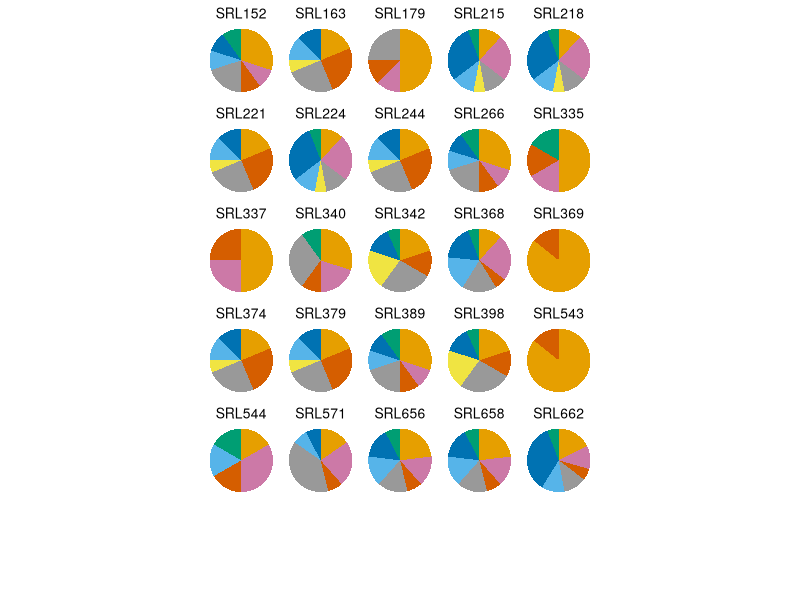

Write R code to recreate this figure.
######################################################################################################
# script name: antismash_bgcs_pie_charts.R
# developed by: Nikolaos P. Arapitsas
# framework: SarrisLab
######################################################################################################
# GOAL:
# Aim of this script is to create pie charts plotting the types of BGCs per isolate 
######################################################################################################
# usage:./antismash_bgcs_pie_charts.R
# complete path: /home/nik_arapitsas/Documents/Bacillus_project/scripts/antismash_bgcs_pie_charts.R
######################################################################################################

# Load the necessary libraries 
library(readr)
library(tidyverse)
install.packages("patchwork")
library(patchwork)
library(cowplot)

# Read the CSV file that contains the Isolate ID, BGC type, BGC count and Similarity Confidence without the species name 
bgcs_perisolate <- read_csv("bgc_similarity_with_species.csv")

# Define custom colors

bgc_group_colors <- c(
  "NRPS" = "#0072B2",
  "terpene" = "#E69F00",
  "PKS" = "#D55E00",
  "NI-siderophore" = "#009E73",
  "NRPS-PKS hybrids" = "#F0E442",
  "RiPPs" = "#CC79A7",
  "NRPS-other hybrids" = "#56B4E9",
  "others" = "#999999"
)

# Express every BGC group number as a percent of the total BGCs for every isolate
bgcs_percent <- bgcs_perisolate %>%
  mutate(Category = case_when(
    BGC_Type %in% c("NRPS", "NRPS-like") ~ "NRPS",
        BGC_Type %in% c("terpene", "terpene-precursor") ~ "terpene",
        BGC_Type %in% c("T3PKS", "transAT-PKS", "PKS-like", "HR-T2PKS") ~ "PKS",
        BGC_Type == "NI-siderophore" ~ "NI-siderophore",
        grepl("NRPS.*PKS|PKS.*NRPS", BGC_Type) ~ "NRPS-PKS hybrids",
        BGC_Type %in% c("RiPP-like", "azole-containing-RiPP") ~ "RiPPs",
        BGC_Type %in% c("NRP-metallophore.NRPS.RiPP-like.terpene-precursor",
                    "NRP-metallophore.NRPS", 
                    "NRPS.RRE-containing",
                    "NRPS.terpene",
                    "NRPS.betalactone",
                    "CDPS.NRPS") ~ "NRPS-other hybrids",
        TRUE ~ "others"
  )) %>%
  group_by(IsolateID, Category) %>%
  summarise(Count = n(), .groups = "drop") %>%
  group_by(IsolateID) %>%
  mutate(Percent = Count / sum(Count) * 100)

# Create pie charts
make_pie <- function(data, isolate_id, colors, show_legend = FALSE) {
  ggplot(data, aes(x = "", y = Percent, fill = Category)) +
    geom_bar(width = 1, stat = "identity") +
    coord_polar("y", start = 0) +
    scale_fill_manual(values = colors) +
    theme_void() +
    ggtitle(isolate_id) +
    theme(
      plot.title = element_text(size = 10, hjust = 0.5),
      legend.position = if (show_legend) "right" else "none"
    )
}

# List of isolates
isolates <- unique(bgcs_percent$IsolateID)

# Create one pie chart per isolate
plots <- lapply(seq_along(isolates), function(i) {
  iso <- isolates[i]
  make_pie(
    bgcs_percent %>% filter(IsolateID == iso),
    isolate_id = iso,
    colors = bgc_group_colors,
    show_legend = FALSE
  )
})

# Prepare the legend for the collective graph
dummy_legend_data <- data.frame(
  Category = names(bgc_group_colors),
  Percent = rep(1, length(bgc_group_colors)),  # equal slices
  IsolateID = "legend"
)

legend_plot <- make_pie(
  data = dummy_legend_data,
  isolate_id = "",
  colors = bgc_group_colors,
  show_legend = TRUE
) + theme(
  plot.title = element_blank(),
  legend.position = "bottom",
  legend.background = element_rect(fill = "white", color = NA),       
  legend.box.background = element_rect(fill = "white", color = NA)    
)

legend <- get_legend(legend_plot)

# Combine all graphs into one figure
pie_grid <- wrap_plots(plots, ncol = 5) +
  plot_layout(guides = "collect") & 
  theme(plot.margin = margin(0, 0, 0, 0))  # the 25 pies

bgcs_perisolate_pies <- plot_grid(
  pie_grid,
  legend,
  ncol = 1,
  rel_heights = c(1, 0.2)
)

ggsave(paste0("bgcs_perisolate_pies",".png"),
       plot= bgcs_perisolate_pies, 
       height = 30, 
       width = 25,
       dpi = 300,
       bg = "white", 
       units="cm",
       device="png")
